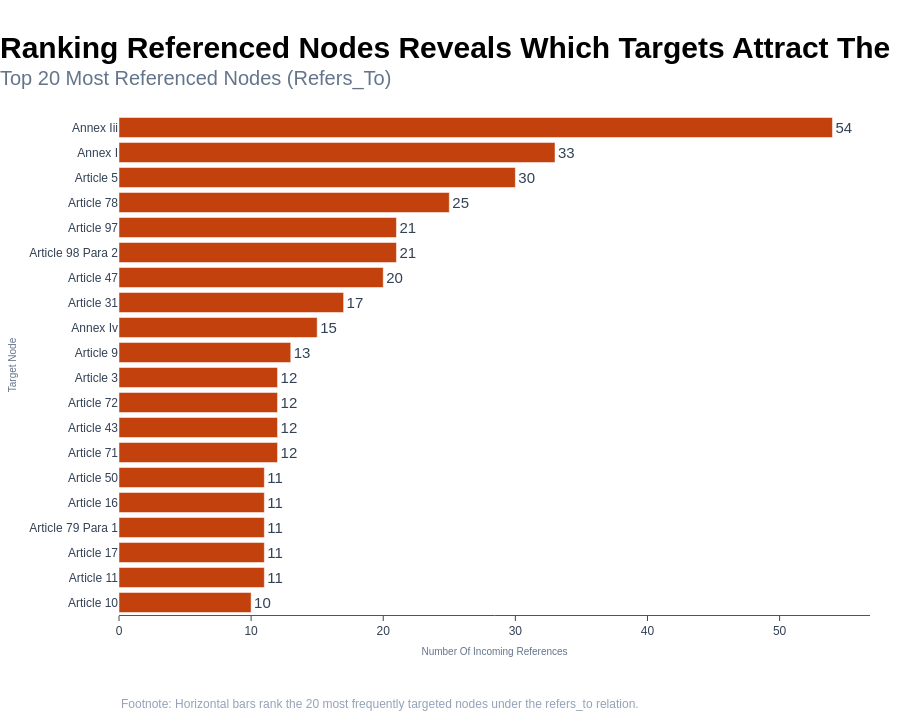

Here is the notebook cell this chart was saved with:
### Code cell
# Cross-reference analysis: which articles are most referenced?
refers_to_edges = edges_df[edges_df["relation"] == "refers_to"]

# Count incoming references per target
ref_target_counts = refers_to_edges["target"].value_counts().head(20)
ref_target_df = ref_target_counts.reset_index()
ref_target_df.columns = ["target", "incoming_references"]
ref_target_df["target_label"] = ref_target_df["target"].map(title_case_label)
ref_target_df = ref_target_df.sort_values("incoming_references", ascending=True)

fig = px.bar(
    ref_target_df,
    x="incoming_references",
    y="target_label",
    orientation="h",
    text="incoming_references",
    color_discrete_sequence=[PLOTLY_SEQUENCE[13]],
)
fig.update_traces(textposition="outside", hovertemplate="%{y}<br>Incoming References: %{x}<extra></extra>")
fig.update_xaxes(title_text="Number Of Incoming References")
fig.update_yaxes(title_text="Target Node")
apply_plotly_style(
    fig,
    action_title="Ranking Referenced Nodes Reveals Which Targets Attract The Most Links",
    subtitle="Top 20 Most Referenced Nodes (Refers_To)",
    height=720,
    footnote="Footnote: Horizontal bars rank the 20 most frequently targeted nodes under the refers_to relation.",
)
fig.show()

### Figure 1 — Plotly figure (JSON) as saved in the notebook; plotly's stock layout.template omitted (floating-point values rounded to 4 significant figures)
{"data": [{"hovertemplate": "%{y}<br>Incoming References: %{x}<extra></extra>", "legendgroup": "", "marker": {"color": "#C2410C", "pattern": {"shape": ""}}, "name": "", "orientation": "h", "showlegend": false, "text": [10.0, 11.0, 11.0, 11.0, 11.0, 11.0, 12.0, 12.0, 12.0, 12.0, 13.0, 15.0, 17.0, 20.0, 21.0, 21.0, 25.0, 30.0, 33.0, 54.0], "textposition": "outside", "type": "bar", "x": [10, 11, 11, 11, 11, 11, 12, 12, 12, 12, 13, 15, 17, 20, 21, 21, 25, 30, 33, 54], "xaxis": "x", "y": ["Article 10", "Article 11", "Article 17", "Article 79 Para 1", "Article 16", "Article 50", "Article 71", "Article 43", "Article 72", "Article 3", "Article 9", "Annex Iv", "Article 31", "Article 47", "Article 98 Para 2", "Article 97", "Article 78", "Article 5", "Annex I", "Annex Iii"], "yaxis": "y"}], "layout": {"annotations": [{"align": "left", "font": {"color": "#94A3B8", "size": 12}, "showarrow": false, "text": "Footnote: Horizontal bars rank the 20 most frequently targeted nodes under the refers_to relation.", "x": 0, "xanchor": "left", "xref": "paper", "y": -0.16, "yanchor": "top", "yref": "paper"}], "barmode": "relative", "font": {"color": "#334155", "family": "Arial", "size": 15}, "height": 720, "hoverlabel": {"bgcolor": "#FFFFFF", "bordercolor": "#475569", "font": {"color": "#334155", "size": 12}}, "legend": {"tracegroupgap": 0}, "margin": {"b": 105, "l": 70, "r": 30, "t": 115}, "paper_bgcolor": "#FFFFFF", "plot_bgcolor": "#FFFFFF", "showlegend": false, "title": {"pad": {"t": 20}, "text": "<span style='font-size:30px;font-weight:bold;color:#000000;'>Ranking Referenced Nodes Reveals Which Targets Attract The Most Links</span><br><span style='font-size:20px;font-weight: normal;color:#64748B;'>Top 20 Most Referenced Nodes (Refers_To)</span>", "x": 0, "xanchor": "left"}, "xaxis": {"anchor": "y", "domain": [0, 1], "linecolor": "#475569", "linewidth": 1, "showgrid": false, "showline": true, "tickfont": {"color": "#334155", "size": 12}, "ticks": "outside", "title": {"font": {"color": "#64748B", "size": 10}, "standoff": 10, "text": "Number Of Incoming References"}, "zeroline": false}, "yaxis": {"anchor": "x", "automargin": true, "domain": [0, 1], "gridcolor": "#E2E8F0", "gridwidth": 0.6, "showgrid": false, "showline": false, "tickfont": {"color": "#334155", "size": 12}, "ticks": "", "title": {"font": {"color": "#64748B", "size": 10}, "standoff": 10, "text": "Target Node"}, "zeroline": false}}}
